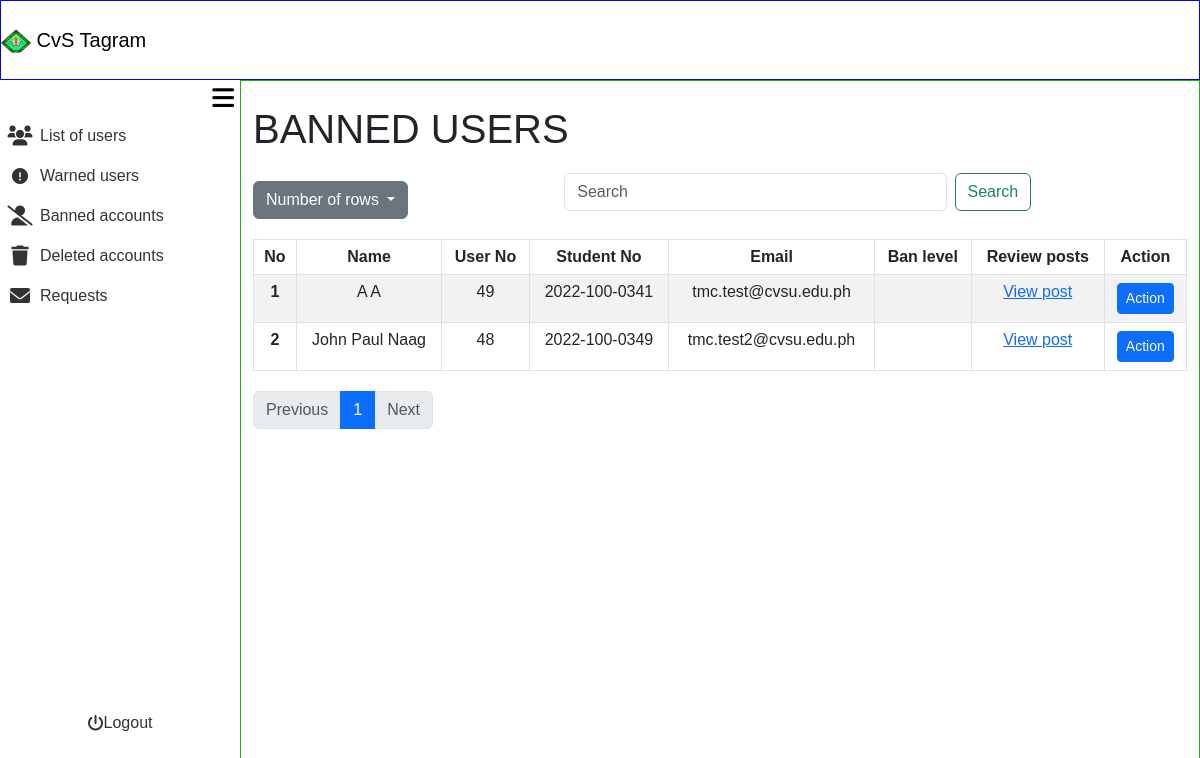
/admin_area/banned_user.php (signed in), run on the app's committed database.
### tables this page shows
CREATE TABLE `user_registration` (
  `user_no` int(11) NOT NULL,
  `user_ip` varchar(255) NOT NULL,
  `user_ID` varchar(255) NOT NULL,
  `email` varchar(255) NOT NULL,
  `student_no` varchar(13) NOT NULL,
  `fname` varchar(255) NOT NULL,
  `lname` varchar(255) NOT NULL,
  `bday` date NOT NULL,
  `gender` varchar(20) NOT NULL,
  `coverphoto` varchar(250) NOT NULL,
  `profilepicture` varchar(250) NOT NULL,
  `created_at` timestamp NOT NULL DEFAULT current_timestamp(),
  `updated_at` timestamp NOT NULL DEFAULT current_timestamp() ON UPDATE current_timestamp(),
  `user_password` varchar(255) NOT NULL,
  `is_setup_complete` tinyint(1) DEFAULT 0
);

### admin_area/banned_user.php (the view, shortened to what this page needs)
<?php
require_once '../include/connect.php';
require_once '../include/bootsrap.php';
?>
<!DOCTYPE html>
<html lang="en">
<head>
    <link rel="stylesheet" href="admin_dashbaord.css?v=<?php echo time(); ?>">
</head>
<body>
<div class="container-fluid screen">
    <div class="container-fluid nav">
        <nav class="navbar">
            <div class="container-fluid" >
                <a class="navbar-brand" href="#">
                <img src="../images/Cavite_State_University_(CvSU).png" alt="Logo" width="30" height="24" class="d-inline-block align-text-top">
                CvS Tagram
                </a>
            </div>
        </nav>
    </div>
    <div class="container-fluid contbody">
        <div class="container-fluid sidenav">
            <div class="container-fluid menubutton">
            <button onclick="toggleSidenav()"><i class="fa-solid fa-bars"></i></button>
            </div>
            <div class="container-fluid featurescont">
                <div class="container-fluid buttonlinkside">
                    <div class="row">
                        <div class="col">
                            <ul>
                                <li>
                                    <a href="list_of_users.php">
                                        <div class="container-fluid listofusers">
                                            <div class="container-fluid listusericon">
                                                 <i class="fa-solid fa-users fa-lg"></i>
                                            </div>
                                            <div class="container-fluid listofusersname">
                                                List of users
                                            </div>
                                        </div>
                                    </a>
                                </li>
                            </ul>
                        </div>
                    </div>
                    <div class="row">
                        <div class="col">
                            <ul>
                                <li>
                                    <a href="warned_user.php">
                                        <div class="container-fluid listofusers">
                                            <div class="container-fluid listusericon">
                                            <i class="fa-solid fa-circle-exclamation"></i>
                                            </div>
                                            <div class="container-fluid listofusersname">
                                                Warned users
                                            </div>
                                        </div>
                                    </a>
                                </li>
                            </ul>
                        </div>
                    </div>
                    <div class="row">
                        <div class="col">
                            <ul>
                                <li>
                                    <a href="">
                                        <div class="container-fluid Bannedaccounts">
                                            <div class="container-fluid Bannedaccountsicon">
                                            <i class="fa-solid fa-user-slash fa-lg"></i>
                                            </div>
                                            <div class="container-fluid Bannedaccountsname">
                                                Banned accounts
                                            </div>
                                        </div>
                                    </a>
                                </li>
                            </ul>
                        </div>
                    </div>
                    <div class="row">
                        <div class="col">
                                <ul>
                                    <li>
                                        <a href="">
                                            <div class="container-fluid Deletedaccounts">
                                                <div class="container-fluid Deletedaccountsicon">
                                                <i class="fa-solid fa-trash fa-lg"></i>
                                                </div>
                                                <div class="container-fluid Deletedaccountsname">
                                                    Deleted accounts
                                                </div>
                                            </div>
                                        </a>
                                    </li>
                                </ul>
                            </div>
                        </div>
                        <div class="row">
                            <div class="col">
                                <ul>
                                    <li>
                                        <a href="">
                                            <div class="container-fluid Deletedaccounts">
                                                <div class="container-fluid Deletedaccountsicon">
                                                <i class="fa-solid fa-envelope fa-lg"></i>
                                                </div>
                                                <div class="container-fluid Deletedaccountsname">
                                                        Requests
                                                </div>
                                            </div>
                                        </a>
                                    </li>
                                </ul>
                            </div>
                        </div>
                    </div>
                <div class="container-fluid logoutcont">
                        <div class="row">
                            <div class="col">
                                <ul>
                                    <li>
                                        <a href="">
                                            <div class="container-fluid Deletedaccounts" style="border-radius: 10px;">
                                                <div class="container-fluid Deletedaccountsicon">
                                                <i class="fa-solid fa-power-off"></i>
                                                </div>
                                                <div class="container-fluid Deletedaccountsname">
                                                    <a href="admin_logout.php">Logout</a>
                                                </div>
                                            </div>
                                        </a>
                                    </li>
                                </ul>
                            </div>
                        </div>
                </div>
            </div>
        </div>
        <div class="container-fluid content">
<?php
$search = isset($_GET['search']) ? trim($_GET['search']) : '';
$sort_column = isset($_GET['sort']) ? $_GET['sort'] : 'lname';
$sort_direction = isset($_GET['direction']) && $_GET['direction'] == 'desc' ? 'desc' : 'asc';
$rows_per_page = isset($_GET['rows']) ? intval($_GET['rows']) : 10;
$page = isset($_GET['page']) ? intval($_GET['page']) : 1;
$offset = ($page - 1) * $rows_per_page;
$searchFilter = !empty($search) ? " AND (ur.fname LIKE '%$search%' OR ur.lname LIKE '%$search%' OR ur.email LIKE '%$search%' OR ur.student_no LIKE '%$search%' OR ur.user_no LIKE '%$search%')" : "";
$usersQuery = "SELECT ur.fname, ur.lname, ur.user_no, ur.student_no, ur.created_at, ur.email, uw.warning_level, ub.ban_level, IFNULL(COUNT(pr.report_id), 0) AS report_count
               FROM user_registration ur
               LEFT JOIN post_reports pr ON ur.user_no = pr.user_no
               LEFT JOIN user_warnings uw ON ur.user_no = uw.user_no
               LEFT JOIN user_bans ub ON ur.user_no = ub.user_no
               WHERE 1=1 $searchFilter
               GROUP BY ur.user_no
               ORDER BY $sort_column $sort_direction
               LIMIT $rows_per_page OFFSET $offset";
$usersResult = $con->query($usersQuery);
$totalQuery = "SELECT COUNT(*) AS total FROM user_registration";
$totalResult = $con->query($totalQuery);
$totalRecords = $totalResult->fetch_assoc()['total'];
$totalPages = ceil($totalRecords / $rows_per_page);
?>
    <div class="container mt-4 ">
        <h1>BANNED USERS</h1>
        <div class="container-fluid operations">
            <div class="dropdown">
                <button class="btn btn-secondary dropdown-toggle" type="button" data-bs-toggle="dropdown" aria-expanded="false">
                    Number of rows
                </button>
            </div>
                    <div class="container-fluid search">
                        <form class="d-flex" role="search" style="width: 100%;" method="GET" action="">
                            <input class="form-control me-2" type="search" name="search" placeholder="Search" aria-label="Search" value="<?php echo htmlspecialchars($search); ?>">
                            <button class="btn btn-outline-success" type="submit">Search</button>
                        </form>
                    </div>
        </div>
        <table class="table table-bordered table-striped">
            <thead>
                <tr>
                    <th scope="col">No</th>
                    <th scope="col" class="sortable <?php echo ($sort_column == 'fname') ? ($sort_direction == 'asc' ? 'asc' : 'desc') : ''; ?>" onclick="sortTable('fname')">Name</th>
                    <th scope="col" class="sortable <?php echo ($sort_column == 'user_no') ? ($sort_direction == 'asc' ? 'asc' : 'desc') : ''; ?>" onclick="sortTable('user_no')">User No</th>
                    <th scope="col" class="sortable <?php echo ($sort_column == 'student_no') ? ($sort_direction == 'asc' ? 'asc' : 'desc') : ''; ?>" onclick="sortTable('student_no')">Student No<i class="fa-solid fa-sort-up"></i><i class="fa-solid fa-sort-down"></i></th>
                    <th scope="col" class="sortable <?php echo ($sort_column == 'email') ? ($sort_direction == 'asc' ? 'asc' : 'desc') : ''; ?>" onclick="sortTable('email')">Email</th>
                    <th scope="col" class="sortable <?php echo ($sort_column == 'ban_level') ? ($sort_direction == 'asc' ? 'asc' : 'desc') : ''; ?>" onclick="sortTable('ban_level')">Ban level<i class="fa-solid fa-sort-up"></i><i class="fa-solid fa-sort-down"></i></th>
                    <th scope="col">Review posts</th>
                    <th scope="col">Action</th>
                </tr>
            </thead>
            <tbody>
                <?php
                $line_number = $offset + 1;
                while ($user = $usersResult->fetch_assoc()): ?>
                    <tr>
                        <th scope="row"><?php echo htmlspecialchars($line_number++); ?></th>
                        <td><?php echo htmlspecialchars($user['fname'] . ' ' . $user['lname']); ?></td>
                        <td><?php echo htmlspecialchars($user['user_no']); ?></td>
                        <td><?php echo htmlspecialchars($user['student_no']); ?></td>
                        <td><?php echo htmlspecialchars($user['email']); ?></td>
                        <td><?php echo htmlspecialchars($user['ban_level']); ?></td>
                        <td>
                        <?php if ($user['report_count'] > 0): ?>
                            <a class="Review_posts text-primary" href="../admin_area/review_post.php?user_no=<?php echo htmlspecialchars($user['user_no']); ?>">View post</a>
                            <?php else: ?>
                            <?php endif; ?>
                        </td>
                        <td>
                            <?php if ($user['report_count'] > 0): ?>
                                <a href="admin_action.php?user_no=<?php echo htmlspecialchars($user['user_no']); ?>" class="btn btn-primary btn-sm">Action</a>
                            <?php else: ?>
                            <?php endif; ?>
                        </td>
                    </tr>
                <?php endwhile; ?>
            </tbody>
        </table>
        <nav aria-label="Page navigation">
            <ul class="pagination">
                <li class="page-item <?php if ($page <= 1) echo 'disabled'; ?>">
                    <a class="page-link" href="?rows=<?php echo $rows_per_page; ?>&page=<?php echo max(1, $page - 1); ?>&sort=<?php echo $sort_column; ?>&direction=<?php echo $sort_direction; ?>">Previous</a>
                </li>
                <?php for ($i = 1; $i <= $totalPages; $i++): ?>
                    <li class="page-item <?php if ($i == $page) echo 'active'; ?>">
                        <a class="page-link" href="?rows=<?php echo $rows_per_page; ?>&page=<?php echo $i; ?>&sort=<?php echo $sort_column; ?>&direction=<?php echo $sort_direction; ?>"><?php echo $i; ?></a>
                    </li>
                <?php endfor; ?>
                <li class="page-item <?php if ($page >= $totalPages) echo 'disabled'; ?>">
                    <a class="page-link" href="?rows=<?php echo $rows_per_page; ?>&page=<?php echo min($totalPages, $page + 1); ?>&sort=<?php echo $sort_column; ?>&direction=<?php echo $sort_direction; ?>">Next</a>
                </li>
            </ul>
        </nav>
    </div>
        </div>
    </div>
</div>
</body>
</html>

### admin_area/admin_dashbaord.css (style rules this page uses)
body { font-family: Arial, Helvetica, sans-serif; padding: 0; margin: 0; }
ul, li, a { text-decoration: none; list-style-type: none; color: inherit; padding: 0; }
.container-fluid { padding: 0; }
.screen { height: 100vh; width: 100%; display: flex; flex-direction: column; }
.nav { height: 10vh; width: 100%; padding: 0; border: 1px solid blue; }
.contbody { display: flex; flex: 1; }
.sidenav { position: fixed; top: 10vh; left: 0; height: calc(90vh - 10px); width: 20%; transition: width 0.3s; z-index: 1000; }
.menubutton { height: 5%; width: 100%; display: flex; align-items: center; justify-content: flex-end; }
.menubutton button { border: none; background-color: transparent; font-size: 25px; }
.content { margin-left: 20%; width: 80%; transition: width 0.3s, margin-left 0.3s; border: 1px solid rgb(31, 172, 20); min-height: 90%; height: auto; }
.featurescont { height: 90%; }
.buttonlinkside { height: 90%; }
.logoutcont { width: 100%; height: 10%; display: flex; align-items: center; justify-content: center; }
.Deletedaccountsname, .Bannedaccountsname, .listofusersname { height: 100%; width: 100%; display: flex; align-items: center; justify-content: flex-start; }
.Deletedaccounts, .Bannedaccounts, .listofusers { transition: background-color 0.3s ease; border-radius: 0 10px 10px 0; flex: 0 0 auto; padding: 0; height: 100%; display: flex; align-items: center; justify-content: flex-start; flex-direction: row; }
.Deletedaccountsicon, .Bannedaccountsicon, .listusericon { width: 20%; height: 100%; display: flex; align-items: center; justify-content: center; }
.Deletedaccounts, .Bannedaccounts, .listofusers { color: #333; }
.table th, .table td { text-align: center; }
.sortable { cursor: pointer; position: relative; }
.pagination { margin: 20px 0; }
.dropdown { margin: 20px 0; }
.Review_posts { text-decoration: underline; }
.operations { display: flex; }
.search { width: 50%; display: flex; align-items: center; justify-content: center; }

### data on the page
user_registration: fname+lname "A A", user_no "49", student_no "2022-100-0341", email "tmc.test@cvsu.edu.ph"
user_registration: fname+lname "John Paul Naag", user_no "48", student_no "2022-100-0349", email "tmc.test2@cvsu.edu.ph"
